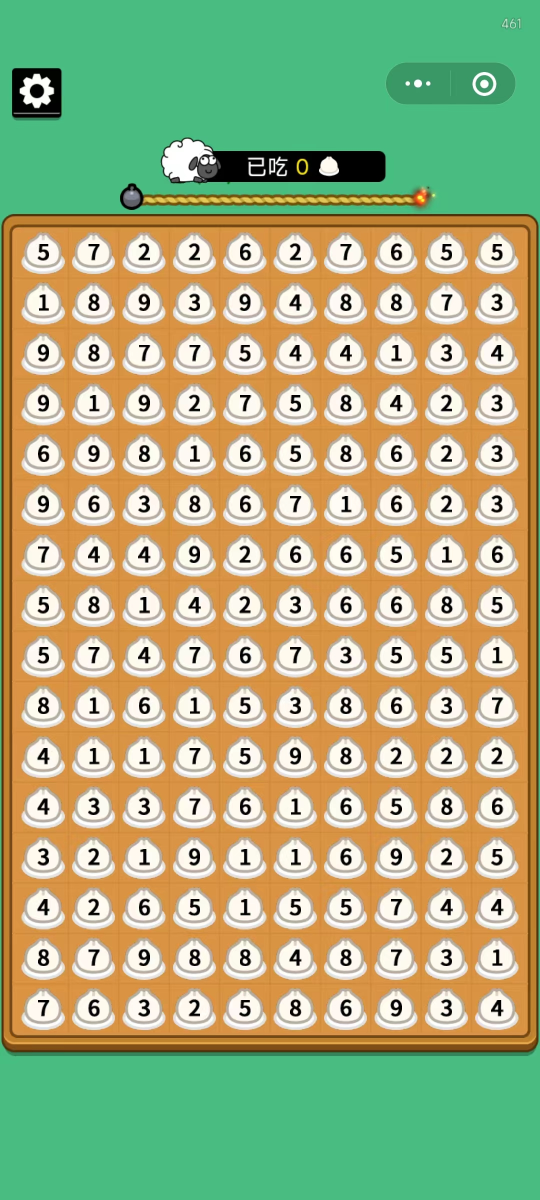
#> input picture 1.jpg, 1080 x 2400 px (shown at 1/2 size)
$ python main.py
#> lines starting #> are read from the running program, lines starting #| are printed output that depends on the picture; after the words box and inside, x2 and y2 are one past the last pixel; in counts of white or black regions, pixels touching at a corner belong together
import cv2
import numpy as np
import pytesseract
from rectangle_finder import find_rectangle_with_sum

image = cv2.imread('1.jpg')
#> image is the input picture: shape (2400, 1080, 3); mean B, G, R 127.3, 175.4, 169.2


# 指定裁剪区域的坐标和尺寸
x, y, width, height = 30, 460, 1020, 1600  # 根据需要调整这些值
# 划分图像成16行10列
rows, cols = 16, 10

# 裁剪图像
cropped_image = image[y:y+height, x:x+width]
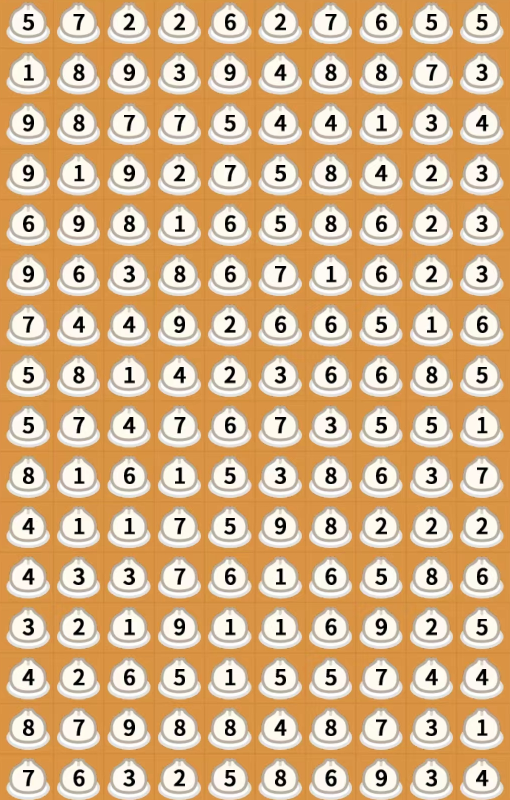
#> cropped_image: shape (1600, 1020, 3) (shown at 1/2 size); mean B, G, R 138.1, 180.2, 215.8

# 二值化
gray = cv2.cvtColor(cropped_image, cv2.COLOR_BGR2GRAY)
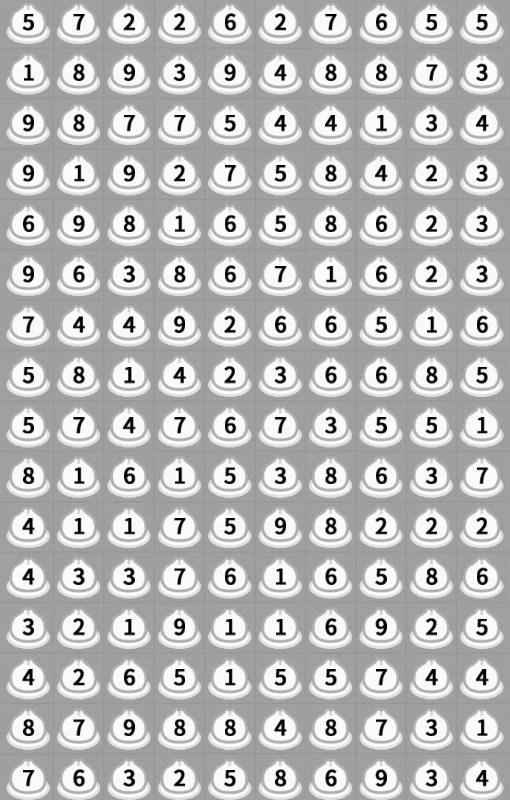
#> gray: shape (1600, 1020) (shown at 1/2 size); min 0, max 255, mean 186

# 指定一个适当的阈值，使较暗的部分变为白色，而较亮的部分变为黑色
threshold_value = 100  # 根据需要调整阈值
_, binary = cv2.threshold(gray, threshold_value, 255, cv2.THRESH_BINARY)
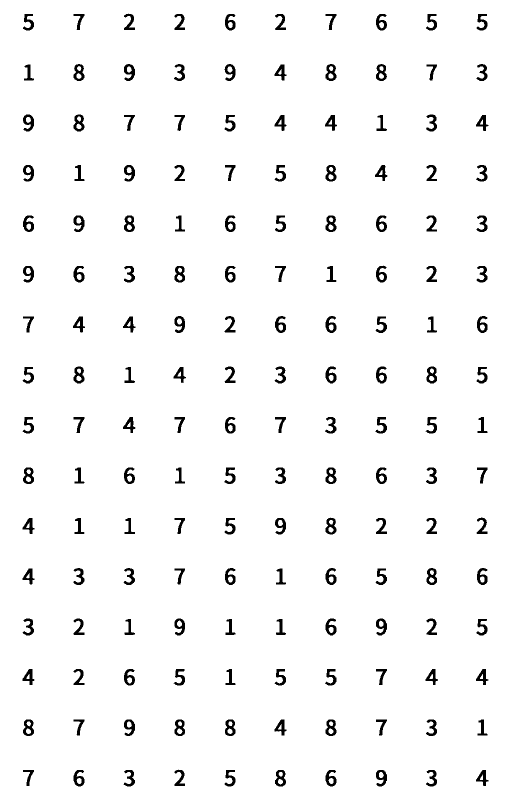
#> binary: shape (1600, 1020) (shown at 1/2 size); 96.5% white; 160 black regions, largest, box (x1, y1, x2, y2) and area: (147, 733, 169, 767) 442, (147, 229, 169, 263) 437, (651, 128, 673, 162) 435


cv2.imwrite('dark_areas_image.png', binary)

row_height, col_width = height // rows, width // cols

# 识别数字并填充到二维数组
two_dimensional_array = []

for row in range(rows):
    row_numbers = []
    for col in range(cols):
        x = col * col_width
        y = row * row_height
        roi = binary[y:y + row_height, x:x + col_width]
        custom_config = r'--oem 3 --psm 6 -c tessedit_char_whitelist=0123456789'
#> (the run stopped early here; a loop or call above may not have finished)
